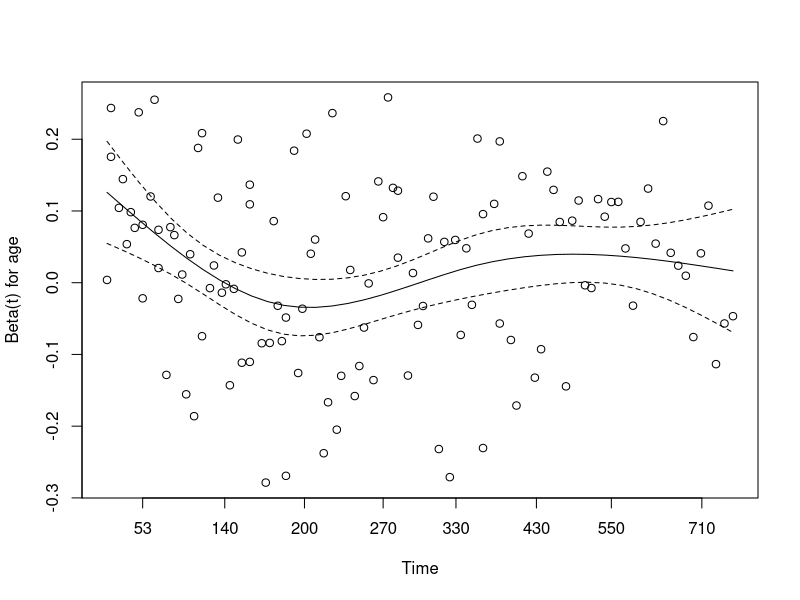
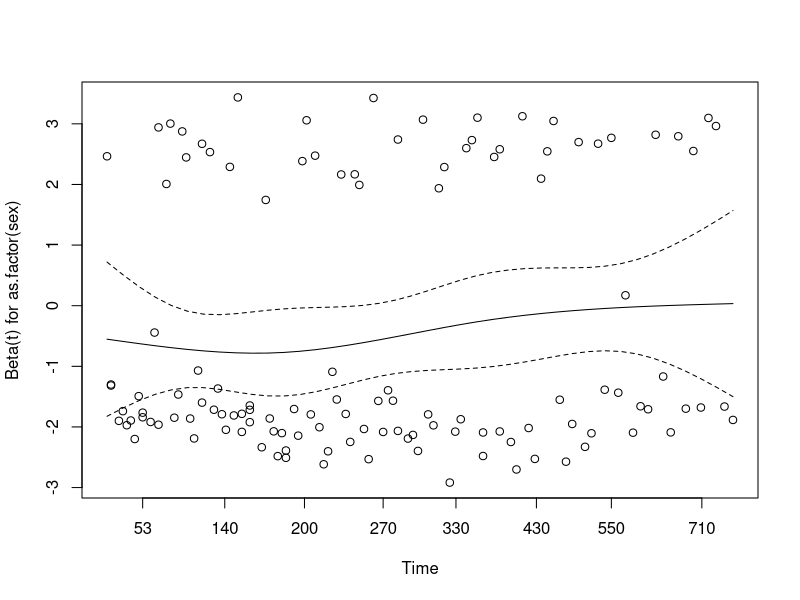
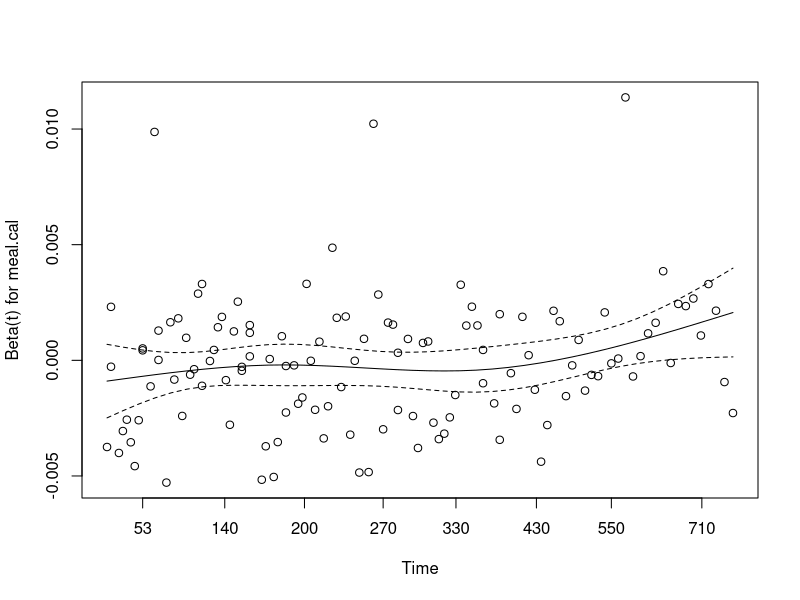
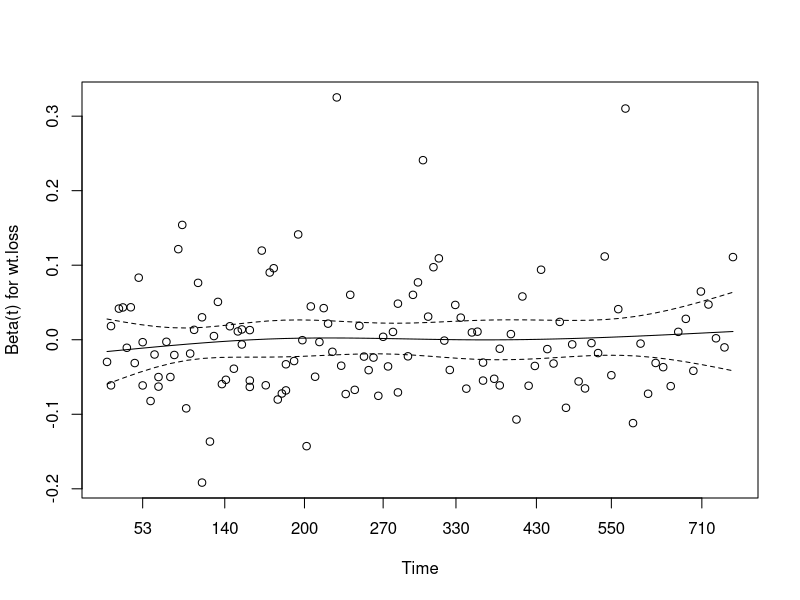
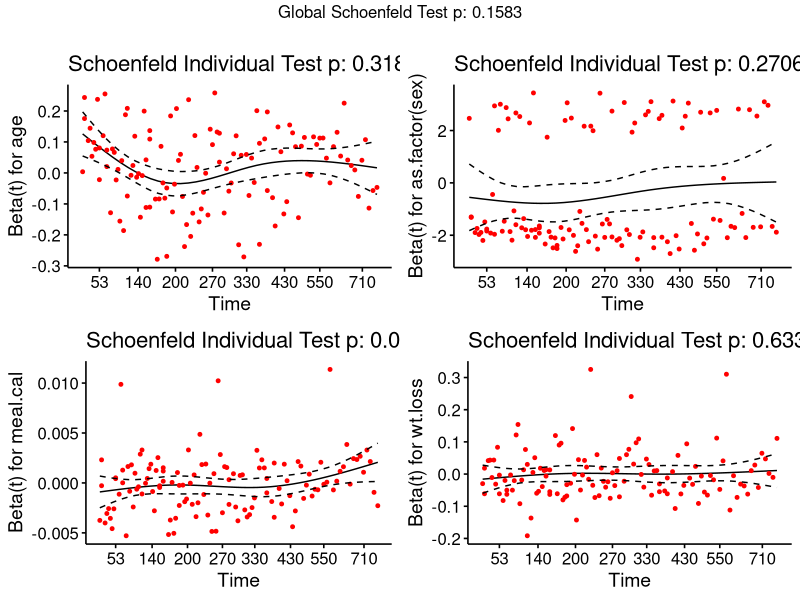

Here is the R script that generated these plots, in order:
library(survival)
formula(Surv(lung$time,lung$status)~age+as.factor(sex)+meal.cal+wt.loss) -> cox.formula;
coxph(cox.formula,data=lung) -> cox.model;
summary(cox.model)

library(survminer)
plot(cox.zph(cox.model))
ggcoxzph(cox.zph(cox.model))

